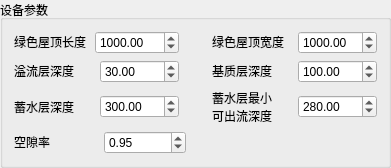
           <widget class="QGroupBox" name="groupBox_2">
            <property name="sizePolicy">
             <sizepolicy hsizetype="Preferred" vsizetype="Fixed">
              <horstretch>0</horstretch>
              <verstretch>0</verstretch>
             </sizepolicy>
            </property>
            <property name="title">
             <string>设备参数</string>
            </property>
            <layout class="QHBoxLayout" name="horizontalLayout_15">
             <item>
              <layout class="QVBoxLayout" name="verticalLayout">
               <item>
                <layout class="QHBoxLayout" name="horizontalLayout_10" stretch="6,1,6">
                 <property name="leftMargin">
                  <number>0</number>
                 </property>
                 <item>
                  <layout class="QHBoxLayout" name="horizontalLayout_3" stretch="3,3">
                   <item>
                    <widget class="QLabel" name="label_6">
                     <property name="sizePolicy">
                      <sizepolicy hsizetype="Preferred" vsizetype="Fixed">
                       <horstretch>0</horstretch>
                       <verstretch>0</verstretch>
                      </sizepolicy>
                     </property>
                     <property name="text">
                      <string>绿色屋顶长度</string>
                     </property>
                    </widget>
                   </item>
                   <item>
                    <widget class="QDoubleSpinBox" name="chang">
                     <property name="sizePolicy">
                      <sizepolicy hsizetype="Preferred" vsizetype="Fixed">
                       <horstretch>0</horstretch>
                       <verstretch>0</verstretch>
                      </sizepolicy>
                     </property>
                     <property name="maximum">
                      <double>999999.000000000000000</double>
                     </property>
                     <property name="value">
                      <double>1000.000000000000000</double>
                     </property>
                    </widget>
                   </item>
                  </layout>
                 </item>
                 <item>
                  <spacer name="horizontalSpacer_3">
                   <property name="orientation">
                    <enum>Qt::Horizontal</enum>
                   </property>
                   <property name="sizeHint" stdset="0">
                    <size>
                     <width>40</width>
                     <height>20</height>
                    </size>
                   </property>
                  </spacer>
                 </item>
                 <item>
                  <layout class="QHBoxLayout" name="horizontalLayout_4" stretch="3,3">
                   <item>
                    <widget class="QLabel" name="label_7">
                     <property name="sizePolicy">
                      <sizepolicy hsizetype="Preferred" vsizetype="Fixed">
                       <horstretch>0</horstretch>
                       <verstretch>0</verstretch>
                      </sizepolicy>
                     </property>
                     <property name="text">
                      <string>绿色屋顶宽度</string>
                     </property>
                    </widget>
                   </item>
                   <item>
                    <widget class="QDoubleSpinBox" name="kuan">
                     <property name="sizePolicy">
                      <sizepolicy hsizetype="Preferred" vsizetype="Fixed">
                       <horstretch>0</horstretch>
                       <verstretch>0</verstretch>
                      </sizepolicy>
                     </property>
                     <property name="maximum">
                      <double>99999.000000000000000</double>
                     </property>
                     <property name="value">
                      <double>1000.000000000000000</double>
                     </property>
                    </widget>
                   </item>
                  </layout>
                 </item>
                </layout>
               </item>
               <item>
                <layout class="QHBoxLayout" name="horizontalLayout_11" stretch="6,1,6">
                 <item>
                  <layout class="QHBoxLayout" name="horizontalLayout_5" stretch="3,3">
                   <item>
                    <widget class="QLabel" name="label_8">
                     <property name="sizePolicy">
                      <sizepolicy hsizetype="Preferred" vsizetype="Fixed">
                       <horstretch>0</horstretch>
                       <verstretch>0</verstretch>
                      </sizepolicy>
                     </property>
                     <property name="text">
                      <string>溢流层深度</string>
                     </property>
                    </widget>
                   </item>
                   <item>
                    <widget class="QDoubleSpinBox" name="D1">
                     <property name="sizePolicy">
                      <sizepolicy hsizetype="Preferred" vsizetype="Fixed">
                       <horstretch>0</horstretch>
                       <verstretch>0</verstretch>
                      </sizepolicy>
                     </property>
                     <property name="maximum">
                      <double>99999.000000000000000</double>
                     </property>
                     <property name="value">
                      <double>30.000000000000000</double>
                     </property>
                    </widget>
                   </item>
                  </layout>
                 </item>
                 <item>
                  <spacer name="horizontalSpacer_4">
                   <property name="orientation">
                    <enum>Qt::Horizontal</enum>
                   </property>
                   <property name="sizeHint" stdset="0">
                    <size>
                     <width>40</width>
                     <height>20</height>
                    </size>
                   </property>
                  </spacer>
                 </item>
                 <item>
                  <layout class="QHBoxLayout" name="horizontalLayout_6" stretch="3,3">
                   <item>
                    <widget class="QLabel" name="label_9">
                     <property name="sizePolicy">
                      <sizepolicy hsizetype="Preferred" vsizetype="Fixed">
                       <horstretch>0</horstretch>
                       <verstretch>0</verstretch>
                      </sizepolicy>
                     </property>
                     <property name="text">
                      <string>基质层深度</string>
                     </property>
                    </widget>
                   </item>
                   <item>
                    <widget class="QDoubleSpinBox" name="D2">
                     <property name="sizePolicy">
                      <sizepolicy hsizetype="Preferred" vsizetype="Fixed">
                       <horstretch>0</horstretch>
                       <verstretch>0</verstretch>
                      </sizepolicy>
                     </property>
                     <property name="maximum">
                      <double>99999.000000000000000</double>
                     </property>
                     <property name="value">
                      <double>100.000000000000000</double>
                     </property>
                    </widget>
                   </item>
                  </layout>
                 </item>
                </layout>
               </item>
               <item>
                <layout class="QHBoxLayout" name="horizontalLayout_12" stretch="6,1,6">
                 <item>
                  <layout class="QHBoxLayout" name="horizontalLayout_7" stretch="3,3">
                   <item>
                    <widget class="QLabel" name="label_10">
                     <property name="sizePolicy">
                      <sizepolicy hsizetype="Preferred" vsizetype="Fixed">
                       <horstretch>0</horstretch>
                       <verstretch>0</verstretch>
                      </sizepolicy>
                     </property>
                     <property name="text">
                      <string>蓄水层深度</string>
                     </property>
                    </widget>
                   </item>
                   <item>
                    <widget class="QDoubleSpinBox" name="D3">
                     <property name="sizePolicy">
                      <sizepolicy hsizetype="Preferred" vsizetype="Fixed">
                       <horstretch>0</horstretch>
                       <verstretch>0</verstretch>
                      </sizepolicy>
                     </property>
                     <property name="maximum">
                      <double>99999.000000000000000</double>
                     </property>
                     <property name="value">
                      <double>300.000000000000000</double>
                     </property>
                    </widget>
                   </item>
                  </layout>
                 </item>
                 <item>
                  <spacer name="horizontalSpacer_5">
                   <property name="orientation">
                    <enum>Qt::Horizontal</enum>
                   </property>
                   <property name="sizeHint" stdset="0">
                    <size>
                     <width>40</width>
                     <height>20</height>
                    </size>
                   </property>
                  </spacer>
                 </item>
                 <item>
                  <layout class="QHBoxLayout" name="horizontalLayout_8" stretch="3,3">
                   <item>
                    <widget class="QLabel" name="label_11">
                     <property name="sizePolicy">
                      <sizepolicy hsizetype="Preferred" vsizetype="Fixed">
                       <horstretch>0</horstretch>
                       <verstretch>0</verstretch>
                      </sizepolicy>
                     </property>
                     <property name="text">
                      <string>&lt;html&gt;&lt;head/&gt;&lt;body&gt;&lt;p&gt;蓄水层最小&lt;br/&gt;可出流深度&lt;/p&gt;&lt;/body&gt;&lt;/html&gt;</string>
                     </property>
                    </widget>
                   </item>
                   <item>
                    <widget class="QDoubleSpinBox" name="D3D">
                     <property name="sizePolicy">
                      <sizepolicy hsizetype="Preferred" vsizetype="Fixed">
                       <horstretch>0</horstretch>
                       <verstretch>0</verstretch>
                      </sizepolicy>
                     </property>
                     <property name="maximum">
                      <double>99999.000000000000000</double>
                     </property>
                     <property name="value">
                      <double>280.000000000000000</double>
                     </property>
                    </widget>
                   </item>
                  </layout>
                 </item>
                </layout>
               </item>
               <item>
                <layout class="QHBoxLayout" name="horizontalLayout_9" stretch="3,3,1,3,3">
                 <property name="spacing">
                  <number>8</number>
                 </property>
                 <item>
                  <widget class="QLabel" name="label_12">
                   <property name="sizePolicy">
                    <sizepolicy hsizetype="Preferred" vsizetype="Fixed">
                     <horstretch>0</horstretch>
                     <verstretch>0</verstretch>
                    </sizepolicy>
                   </property>
                   <property name="text">
                    <string>空隙率</string>
                   </property>
                  </widget>
                 </item>
                 <item>
                  <widget class="QDoubleSpinBox" name="phi1">
                   <property name="sizePolicy">
                    <sizepolicy hsizetype="Preferred" vsizetype="Fixed">
                     <horstretch>0</horstretch>
                     <verstretch>0</verstretch>
                    </sizepolicy>
                   </property>
                   <property name="maximum">
                    <double>99999.000000000000000</double>
                   </property>
                   <property name="value">
                    <double>0.950000000000000</double>
                   </property>
                  </widget>
                 </item>
                 <item>
                  <spacer name="horizontalSpacer_6">
                   <property name="orientation">
                    <enum>Qt::Horizontal</enum>
                   </property>
                   <property name="sizeType">
                    <enum>QSizePolicy::Preferred</enum>
                   </property>
                   <property name="sizeHint" stdset="0">
                    <size>
                     <width>40</width>
                     <height>20</height>
                    </size>
                   </property>
                  </spacer>
                 </item>
                 <item>
                  <spacer name="horizontalSpacer_2">
                   <property name="orientation">
                    <enum>Qt::Horizontal</enum>
                   </property>
                   <property name="sizeType">
                    <enum>QSizePolicy::Preferred</enum>
                   </property>
                   <property name="sizeHint" stdset="0">
                    <size>
                     <width>40</width>
                     <height>20</height>
                    </size>
                   </property>
                  </spacer>
                 </item>
                 <item>
                  <spacer name="horizontalSpacer">
                   <property name="orientation">
                    <enum>Qt::Horizontal</enum>
                   </property>
                   <property name="sizeType">
                    <enum>QSizePolicy::Preferred</enum>
                   </property>
                   <property name="sizeHint" stdset="0">
                    <size>
                     <width>40</width>
                     <height>20</height>
                    </size>
                   </property>
                  </spacer>
                 </item>
                </layout>
               </item>
              </layout>
             </item>
            </layout>
           </widget>
